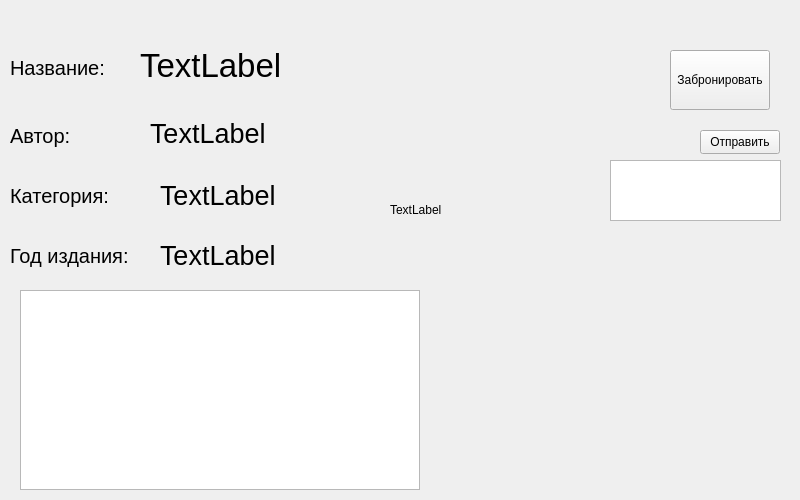
<?xml version="1.0" encoding="UTF-8"?>
<ui version="4.0">
 <class>booksDetail</class>
 <widget class="QWidget" name="booksDetail">
  <property name="geometry">
   <rect>
    <x>0</x>
    <y>0</y>
    <width>800</width>
    <height>500</height>
   </rect>
  </property>
  <property name="windowTitle">
   <string>Form</string>
  </property>
  <widget class="QLabel" name="titleLabel">
   <property name="geometry">
    <rect>
     <x>140</x>
     <y>40</y>
     <width>200</width>
     <height>50</height>
    </rect>
   </property>
   <property name="font">
    <font>
     <pointsize>25</pointsize>
    </font>
   </property>
   <property name="text">
    <string>TextLabel</string>
   </property>
  </widget>
  <widget class="QLabel" name="authorLabel">
   <property name="geometry">
    <rect>
     <x>150</x>
     <y>110</y>
     <width>200</width>
     <height>47</height>
    </rect>
   </property>
   <property name="font">
    <font>
     <pointsize>20</pointsize>
    </font>
   </property>
   <property name="text">
    <string>TextLabel</string>
   </property>
  </widget>
  <widget class="QLabel" name="categoryLabel">
   <property name="geometry">
    <rect>
     <x>160</x>
     <y>170</y>
     <width>200</width>
     <height>50</height>
    </rect>
   </property>
   <property name="font">
    <font>
     <pointsize>20</pointsize>
    </font>
   </property>
   <property name="text">
    <string>TextLabel</string>
   </property>
  </widget>
  <widget class="QLabel" name="yearLabel">
   <property name="geometry">
    <rect>
     <x>160</x>
     <y>230</y>
     <width>200</width>
     <height>50</height>
    </rect>
   </property>
   <property name="font">
    <font>
     <pointsize>20</pointsize>
    </font>
   </property>
   <property name="text">
    <string>TextLabel</string>
   </property>
  </widget>
  <widget class="QLabel" name="label_7">
   <property name="geometry">
    <rect>
     <x>390</x>
     <y>10</y>
     <width>400</width>
     <height>400</height>
    </rect>
   </property>
   <property name="text">
    <string>TextLabel</string>
   </property>
  </widget>
  <widget class="QLabel" name="label">
   <property name="geometry">
    <rect>
     <x>10</x>
     <y>60</y>
     <width>101</width>
     <height>16</height>
    </rect>
   </property>
   <property name="font">
    <font>
     <pointsize>15</pointsize>
    </font>
   </property>
   <property name="text">
    <string>Название:</string>
   </property>
  </widget>
  <widget class="QLabel" name="label_2">
   <property name="geometry">
    <rect>
     <x>10</x>
     <y>120</y>
     <width>101</width>
     <height>31</height>
    </rect>
   </property>
   <property name="font">
    <font>
     <pointsize>15</pointsize>
    </font>
   </property>
   <property name="text">
    <string>Автор:</string>
   </property>
  </widget>
  <widget class="QLabel" name="label_3">
   <property name="geometry">
    <rect>
     <x>10</x>
     <y>180</y>
     <width>101</width>
     <height>31</height>
    </rect>
   </property>
   <property name="font">
    <font>
     <pointsize>15</pointsize>
    </font>
   </property>
   <property name="text">
    <string>Категория:</string>
   </property>
  </widget>
  <widget class="QLabel" name="label_4">
   <property name="geometry">
    <rect>
     <x>10</x>
     <y>240</y>
     <width>121</width>
     <height>31</height>
    </rect>
   </property>
   <property name="font">
    <font>
     <pointsize>15</pointsize>
    </font>
   </property>
   <property name="text">
    <string>Год издания:</string>
   </property>
  </widget>
  <widget class="QTextEdit" name="textEdit">
   <property name="geometry">
    <rect>
     <x>20</x>
     <y>290</y>
     <width>400</width>
     <height>200</height>
    </rect>
   </property>
   <property name="font">
    <font>
     <pointsize>15</pointsize>
    </font>
   </property>
  </widget>
  <widget class="QPushButton" name="reserveButton">
   <property name="geometry">
    <rect>
     <x>670</x>
     <y>50</y>
     <width>100</width>
     <height>60</height>
    </rect>
   </property>
   <property name="text">
    <string>Забронировать</string>
   </property>
  </widget>
  <widget class="QTextEdit" name="commentTextEdit">
   <property name="geometry">
    <rect>
     <x>610</x>
     <y>160</y>
     <width>171</width>
     <height>61</height>
    </rect>
   </property>
  </widget>
  <widget class="QPushButton" name="addCommentButton">
   <property name="geometry">
    <rect>
     <x>700</x>
     <y>130</y>
     <width>80</width>
     <height>24</height>
    </rect>
   </property>
   <property name="text">
    <string>Отправить</string>
   </property>
  </widget>
  <widget class="QWidget" name="formLayoutWidget">
   <property name="geometry">
    <rect>
     <x>479</x>
     <y>229</y>
     <width>321</width>
     <height>271</height>
    </rect>
   </property>
   <layout class="QFormLayout" name="commentsLayout"/>
  </widget>
 </widget>
 <resources/>
 <connections/>
</ui>
